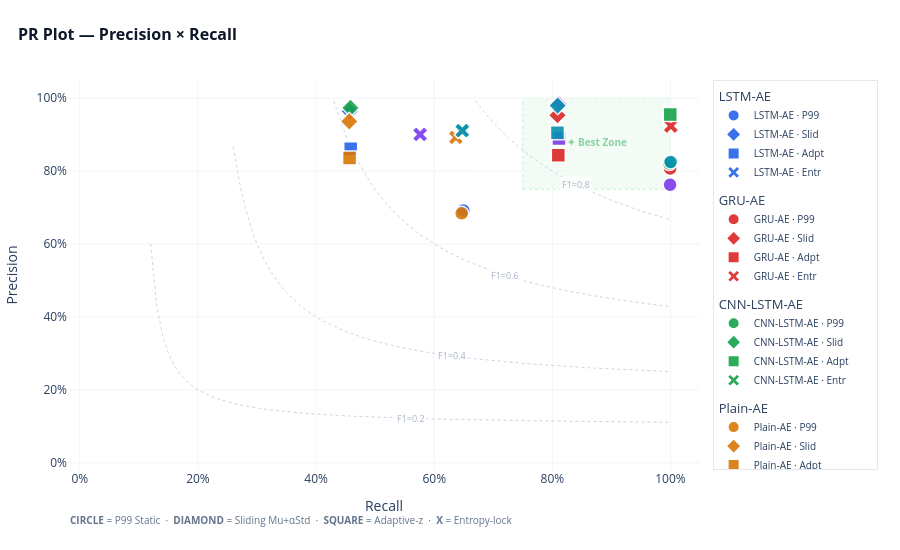

The code cell stored with this chart in its notebook:
### Code cell
import numpy as np
import plotly.graph_objects as go
import random

# --- [FIX: Repeated Division & Out of Bounds Bug] ---
# ใช้ copy เพื่อป้องกันไม่ให้รันซ้ำแล้วค่าโดนหารไปเรื่อยๆ
plot_df = df.copy()

# ตรวจสอบและหาร 100 เฉพาะเมื่อค่าเป็นหลักหน่วย/สิบ (ป้องกันการรันซ้ำใน Cell เดียวกัน)
if plot_df['Precision'].max() > 1.05:
    plot_df['Precision'] = plot_df['Precision'] / 100
if plot_df['Recall'].max() > 1.05:
    plot_df['Recall'] = plot_df['Recall'] / 100

# 1. กำหนดค่าพื้นฐาน
_MODEL_COLORS = ["#2563eb", "#dc2626", "#16a34a", "#d97706", "#7c3aed", "#0891b2", "#db2777", "#65a30d"]
_TH_SYMBOLS = {
    "P99 Static": "circle",
    "Sliding Mu+αStd": "diamond",
    "Adaptive-z": "square",
    "Entropy-lock": "x"
}
_TH_SHORT = {
    "P99 Static": "P99",
    "Sliding Mu+αStd": "Slid",
    "Adaptive-z": "Adpt",
    "Entropy-lock": "Entr"
}

fig = go.Figure()

# 2. F1-Isolines (เส้นโค้งพื้นหลัง)
x_iso = np.linspace(0.01, 1, 100)
for f1 in [0.2, 0.4, 0.6, 0.8]:
    # Precision = (f1 * Recall) / (2 * Recall - f1)
    y_iso = (f1 * x_iso) / (2 * x_iso - f1)
    mask = (y_iso >= 0) & (y_iso <= 1)
    
    rx = x_iso[mask]
    py = y_iso[mask]
    
    if len(rx) > 0:
        fig.add_trace(go.Scatter(
            x=rx, y=py,
            mode="lines",
            line=dict(color="#cbd5e1", width=1, dash="dot"),
            showlegend=False, hoverinfo="skip"
        ))
        
        # [FIX: Dynamic Indexing] เลือกจุดกึ่งกลางของเส้นเพื่อแปะป้าย F1 ป้องกัน IndexError
        label_idx = len(rx) // 2 
        fig.add_annotation(
            x=rx[label_idx], y=py[label_idx],
            text=f"F1={f1}", showarrow=False,
            font=dict(size=9, color="#94a3b8"),
            bgcolor="white", opacity=0.8
        )

# 3. Best Zone Shading & Annotation
fig.add_shape(
    type="rect", x0=0.75, y0=0.75, x1=1.0, y1=1.0,
    fillcolor="rgba(34,197,94,0.06)",
    line=dict(color="rgba(34,197,94,0.25)", width=1, dash="dot"),
    layer="below"
)
fig.add_annotation(
    x=0.875, y=0.88,
    text="✦ Best Zone",
    showarrow=False,
    font=dict(size=10, color="rgba(22,163,74,0.8)", weight="bold"),
    xanchor="center",
    opacity=0.6
)

# 4. วาดจุด (ไม่มี Text ในกราฟตามที่ต้องการ)
models = plot_df['Model'].unique()
for i, model_name in enumerate(models):
    model_data = plot_df[plot_df['Model'] == model_name]
    color = _MODEL_COLORS[i % len(_MODEL_COLORS)]
    
    # วนลูปตาม Threshold เพื่อให้สัญลักษณ์ตรงตามที่กำหนด
    for th_key in _TH_SYMBOLS.keys():
        row = model_data[model_data['Threshold'] == th_key]
        if row.empty: continue
        
        row = row.iloc[0]
        # Jitter เล็กน้อยเพื่อให้เห็นขอบขาวเวลาทับกันเป๊ะๆ
        display_x = row['Recall'] + random.uniform(-0.002, 0.002)
        display_y = row['Precision'] + random.uniform(-0.002, 0.002)
        
        fig.add_trace(go.Scatter(
            x=[display_x],
            y=[display_y],
            mode="markers", # เอา +text ออกแล้ว
            name=f"{model_name} · {_TH_SHORT.get(th_key)}",
            legendgroup=model_name,
            legendgrouptitle=dict(text=model_name) if th_key == "P99 Static" else None,
            marker=dict(
                size=14, 
                color=color, 
                symbol=_TH_SYMBOLS.get(th_key),
                opacity=0.9,
                line=dict(width=1.5, color="white")
            ),
            hovertemplate=(
                f"<b>{model_name}</b><br>"
                f"TH: {th_key}<br>"
                f"Recall: %{{x:.3f}}<br>"
                f"Precision: %{{y:.3f}}<extra></extra>"
            )
        ))

# 5. Layout Setup
fig.update_layout(
    height=550,
    template="plotly_white",
    title=dict(
        text="<b>PR Plot — Precision × Recall</b>",
        font=dict(size=16, color="#0f172a"),
        x=0.02
    ),
    xaxis=dict(
        title="Recall", range=[-0.02, 1.05],
        gridcolor="#f1f5f9", tickformat=".0%", zeroline=False
    ),
    yaxis=dict(
        title="Precision", range=[-0.02, 1.05],
        gridcolor="#f1f5f9", tickformat=".0%", zeroline=False
    ),
    legend=dict(
        tracegroupgap=8, 
        itemsizing='constant',
        font=dict(size=10),
        bordercolor="#e2e8f0", borderwidth=1,
        x=1.02, y=1
    ),
    margin=dict(l=60, r=200, t=80, b=80)
)

# สัญลักษณ์ Legend อ้างอิงด้านล่าง
symbol_hint = " &nbsp;·&nbsp; ".join([f"<b>{v.upper()}</b> = {k}" for k, v in _TH_SYMBOLS.items()])
fig.add_annotation(
    text=symbol_hint, xref="paper", yref="paper",
    x=0, y=-0.15, showarrow=False,
    font=dict(size=10, color="#64748b"), xanchor="left"
)

fig.show()

### Figure 1 — Plotly figure (JSON) as saved in the notebook; plotly's stock layout.template omitted (floating-point values rounded to 4 significant figures)
{"data": [{"hoverinfo": "skip", "line": {"color": "#cbd5e1", "dash": "dot", "width": 1}, "mode": "lines", "showlegend": false, "type": "scatter", "x": [0.12, 0.13, 0.14, 0.15, 0.16, 0.17, 0.18, 0.19, 0.2, 0.21, 0.22, 0.23, 0.24, 0.25, 0.26, 0.27, 0.28, 0.29, 0.3, 0.31, 0.32, 0.33, 0.34, 0.35, 0.36, 0.37, 0.38, 0.39, 0.4, 0.41, 0.42, 0.43, 0.44, 0.45, 0.46, 0.47, 0.48, 0.49, 0.5, 0.51, 0.52, 0.53, 0.54, 0.55, 0.56, 0.57, 0.58, 0.59, 0.6, 0.61, 0.62, 0.63, 0.64, 0.65, 0.66, 0.67, 0.68, 0.69, 0.7, 0.71, 0.72, 0.73, 0.74, 0.75, 0.76, 0.77, 0.78, 0.79, 0.8, 0.81, 0.82, 0.83, 0.84, 0.85, 0.86, 0.87, 0.88, 0.89, 0.9, 0.91, 0.92, 0.93, 0.94, 0.95, 0.96, 0.97, 0.98, 0.99, 1.0], "y": [0.6, 0.4333, 0.35, 0.3, 0.2667, 0.2429, 0.225, 0.2111, 0.2, 0.1909, 0.1833, 0.1769, 0.1714, 0.1667, 0.1625, 0.1588, 0.1556, 0.1526, 0.15, 0.1476, 0.1455, 0.1435, 0.1417, 0.14, 0.1385, 0.137, 0.1357, 0.1345, 0.1333, 0.1323, 0.1313, 0.1303, 0.1294, 0.1286, 0.1278, 0.127, 0.1263, 0.1256, 0.125, 0.1244, 0.1238, 0.1233, 0.1227, 0.1222, 0.1217, 0.1213, 0.1208, 0.1204, 0.12, 0.1196, 0.1192, 0.1189, 0.1185, 0.1182, 0.1179, 0.1175, 0.1172, 0.1169, 0.1167, 0.1164, 0.1161, 0.1159, 0.1156, 0.1154, 0.1152, 0.1149, 0.1147, 0.1145, 0.1143, 0.1141, 0.1139, 0.1137, 0.1135, 0.1133, 0.1132, 0.113, 0.1128, 0.1127, 0.1125, 0.1123, 0.1122, 0.112, 0.1119, 0.1118, 0.1116, 0.1115, 0.1114, 0.1112, 0.1111]}, {"hoverinfo": "skip", "line": {"color": "#cbd5e1", "dash": "dot", "width": 1}, "mode": "lines", "showlegend": false, "type": "scatter", "x": [0.26, 0.27, 0.28, 0.29, 0.3, 0.31, 0.32, 0.33, 0.34, 0.35, 0.36, 0.37, 0.38, 0.39, 0.4, 0.41, 0.42, 0.43, 0.44, 0.45, 0.46, 0.47, 0.48, 0.49, 0.5, 0.51, 0.52, 0.53, 0.54, 0.55, 0.56, 0.57, 0.58, 0.59, 0.6, 0.61, 0.62, 0.63, 0.64, 0.65, 0.66, 0.67, 0.68, 0.69, 0.7, 0.71, 0.72, 0.73, 0.74, 0.75, 0.76, 0.77, 0.78, 0.79, 0.8, 0.81, 0.82, 0.83, 0.84, 0.85, 0.86, 0.87, 0.88, 0.89, 0.9, 0.91, 0.92, 0.93, 0.94, 0.95, 0.96, 0.97, 0.98, 0.99, 1.0], "y": [0.8667, 0.7714, 0.7, 0.6444, 0.6, 0.5636, 0.5333, 0.5077, 0.4857, 0.4667, 0.45, 0.4353, 0.4222, 0.4105, 0.4, 0.3905, 0.3818, 0.3739, 0.3667, 0.36, 0.3538, 0.3481, 0.3429, 0.3379, 0.3333, 0.329, 0.325, 0.3212, 0.3176, 0.3143, 0.3111, 0.3081, 0.3053, 0.3026, 0.3, 0.2976, 0.2952, 0.293, 0.2909, 0.2889, 0.287, 0.2851, 0.2833, 0.2816, 0.28, 0.2784, 0.2769, 0.2755, 0.2741, 0.2727, 0.2714, 0.2702, 0.269, 0.2678, 0.2667, 0.2656, 0.2645, 0.2635, 0.2625, 0.2615, 0.2606, 0.2597, 0.2588, 0.258, 0.2571, 0.2563, 0.2556, 0.2548, 0.2541, 0.2533, 0.2526, 0.2519, 0.2513, 0.2506, 0.25]}, {"hoverinfo": "skip", "line": {"color": "#cbd5e1", "dash": "dot", "width": 1}, "mode": "lines", "showlegend": false, "type": "scatter", "x": [0.43, 0.44, 0.45, 0.46, 0.47, 0.48, 0.49, 0.5, 0.51, 0.52, 0.53, 0.54, 0.55, 0.56, 0.57, 0.58, 0.59, 0.6, 0.61, 0.62, 0.63, 0.64, 0.65, 0.66, 0.67, 0.68, 0.69, 0.7, 0.71, 0.72, 0.73, 0.74, 0.75, 0.76, 0.77, 0.78, 0.79, 0.8, 0.81, 0.82, 0.83, 0.84, 0.85, 0.86, 0.87, 0.88, 0.89, 0.9, 0.91, 0.92, 0.93, 0.94, 0.95, 0.96, 0.97, 0.98, 0.99, 1.0], "y": [0.9923, 0.9429, 0.9, 0.8625, 0.8294, 0.8, 0.7737, 0.75, 0.7286, 0.7091, 0.6913, 0.675, 0.66, 0.6462, 0.6333, 0.6214, 0.6103, 0.6, 0.5903, 0.5812, 0.5727, 0.5647, 0.5571, 0.55, 0.5432, 0.5368, 0.5308, 0.525, 0.5195, 0.5143, 0.5093, 0.5045, 0.5, 0.4957, 0.4915, 0.4875, 0.4837, 0.48, 0.4765, 0.4731, 0.4698, 0.4667, 0.4636, 0.4607, 0.4579, 0.4552, 0.4525, 0.45, 0.4475, 0.4452, 0.4429, 0.4406, 0.4385, 0.4364, 0.4343, 0.4324, 0.4304, 0.4286]}, {"hoverinfo": "skip", "line": {"color": "#cbd5e1", "dash": "dot", "width": 1}, "mode": "lines", "showlegend": false, "type": "scatter", "x": [0.67, 0.68, 0.69, 0.7, 0.71, 0.72, 0.73, 0.74, 0.75, 0.76, 0.77, 0.78, 0.79, 0.8, 0.81, 0.82, 0.83, 0.84, 0.85, 0.86, 0.87, 0.88, 0.89, 0.9, 0.91, 0.92, 0.93, 0.94, 0.95, 0.96, 0.97, 0.98, 0.99, 1.0], "y": [0.9926, 0.9714, 0.9517, 0.9333, 0.9161, 0.9, 0.8848, 0.8706, 0.8571, 0.8444, 0.8324, 0.8211, 0.8103, 0.8, 0.7902, 0.781, 0.7721, 0.7636, 0.7556, 0.7478, 0.7404, 0.7333, 0.7265, 0.72, 0.7137, 0.7077, 0.7019, 0.6963, 0.6909, 0.6857, 0.6807, 0.6759, 0.6712, 0.6667]}, {"hovertemplate": "<b>LSTM-AE</b><br>TH: P99 Static<br>Recall: %{x:.3f}<br>Precision: %{y:.3f}<extra></extra>", "legendgroup": "LSTM-AE", "legendgrouptitle": {"text": "LSTM-AE"}, "marker": {"color": "#2563eb", "line": {"color": "white", "width": 1.5}, "opacity": 0.9, "size": 14, "symbol": "circle"}, "mode": "markers", "name": "LSTM-AE · P99", "type": "scatter", "x": [0.6494], "y": [0.6923]}, {"hovertemplate": "<b>LSTM-AE</b><br>TH: Sliding Mu+αStd<br>Recall: %{x:.3f}<br>Precision: %{y:.3f}<extra></extra>", "legendgroup": "LSTM-AE", "marker": {"color": "#2563eb", "line": {"color": "white", "width": 1.5}, "opacity": 0.9, "size": 14, "symbol": "diamond"}, "mode": "markers", "name": "LSTM-AE · Slid", "type": "scatter", "x": [0.457], "y": [0.9642]}, {"hovertemplate": "<b>LSTM-AE</b><br>TH: Adaptive-z<br>Recall: %{x:.3f}<br>Precision: %{y:.3f}<extra></extra>", "legendgroup": "LSTM-AE", "marker": {"color": "#2563eb", "line": {"color": "white", "width": 1.5}, "opacity": 0.9, "size": 14, "symbol": "square"}, "mode": "markers", "name": "LSTM-AE · Adpt", "type": "scatter", "x": [0.4587], "y": [0.8611]}, {"hovertemplate": "<b>LSTM-AE</b><br>TH: Entropy-lock<br>Recall: %{x:.3f}<br>Precision: %{y:.3f}<extra></extra>", "legendgroup": "LSTM-AE", "marker": {"color": "#2563eb", "line": {"color": "white", "width": 1.5}, "opacity": 0.9, "size": 14, "symbol": "x"}, "mode": "markers", "name": "LSTM-AE · Entr", "type": "scatter", "x": [0.6486], "y": [0.915]}, {"hovertemplate": "<b>GRU-AE</b><br>TH: P99 Static<br>Recall: %{x:.3f}<br>Precision: %{y:.3f}<extra></extra>", "legendgroup": "GRU-AE", "legendgrouptitle": {"text": "GRU-AE"}, "marker": {"color": "#dc2626", "line": {"color": "white", "width": 1.5}, "opacity": 0.9, "size": 14, "symbol": "circle"}, "mode": "markers", "name": "GRU-AE · P99", "type": "scatter", "x": [0.9994], "y": [0.8071]}, {"hovertemplate": "<b>GRU-AE</b><br>TH: Sliding Mu+αStd<br>Recall: %{x:.3f}<br>Precision: %{y:.3f}<extra></extra>", "legendgroup": "GRU-AE", "marker": {"color": "#dc2626", "line": {"color": "white", "width": 1.5}, "opacity": 0.9, "size": 14, "symbol": "diamond"}, "mode": "markers", "name": "GRU-AE · Slid", "type": "scatter", "x": [0.8087], "y": [0.9533]}, {"hovertemplate": "<b>GRU-AE</b><br>TH: Adaptive-z<br>Recall: %{x:.3f}<br>Precision: %{y:.3f}<extra></extra>", "legendgroup": "GRU-AE", "marker": {"color": "#dc2626", "line": {"color": "white", "width": 1.5}, "opacity": 0.9, "size": 14, "symbol": "square"}, "mode": "markers", "name": "GRU-AE · Adpt", "type": "scatter", "x": [0.8101], "y": [0.8434]}, {"hovertemplate": "<b>GRU-AE</b><br>TH: Entropy-lock<br>Recall: %{x:.3f}<br>Precision: %{y:.3f}<extra></extra>", "legendgroup": "GRU-AE", "marker": {"color": "#dc2626", "line": {"color": "white", "width": 1.5}, "opacity": 0.9, "size": 14, "symbol": "x"}, "mode": "markers", "name": "GRU-AE · Entr", "type": "scatter", "x": [1.001], "y": [0.9235]}, {"hovertemplate": "<b>CNN-LSTM-AE</b><br>TH: P99 Static<br>Recall: %{x:.3f}<br>Precision: %{y:.3f}<extra></extra>", "legendgroup": "CNN-LSTM-AE", "legendgrouptitle": {"text": "CNN-LSTM-AE"}, "marker": {"color": "#16a34a", "line": {"color": "white", "width": 1.5}, "opacity": 0.9, "size": 14, "symbol": "circle"}, "mode": "markers", "name": "CNN-LSTM-AE · P99", "type": "scatter", "x": [0.9982], "y": [0.821]}, {"hovertemplate": "<b>CNN-LSTM-AE</b><br>TH: Sliding Mu+αStd<br>Recall: %{x:.3f}<br>Precision: %{y:.3f}<extra></extra>", "legendgroup": "CNN-LSTM-AE", "marker": {"color": "#16a34a", "line": {"color": "white", "width": 1.5}, "opacity": 0.9, "size": 14, "symbol": "diamond"}, "mode": "markers", "name": "CNN-LSTM-AE · Slid", "type": "scatter", "x": [0.4582], "y": [0.9735]}, {"hovertemplate": "<b>CNN-LSTM-AE</b><br>TH: Adaptive-z<br>Recall: %{x:.3f}<br>Precision: %{y:.3f}<extra></extra>", "legendgroup": "CNN-LSTM-AE", "marker": {"color": "#16a34a", "line": {"color": "white", "width": 1.5}, "opacity": 0.9, "size": 14, "symbol": "square"}, "mode": "markers", "name": "CNN-LSTM-AE · Adpt", "type": "scatter", "x": [0.9997], "y": [0.9553]}, {"hovertemplate": "<b>CNN-LSTM-AE</b><br>TH: Entropy-lock<br>Recall: %{x:.3f}<br>Precision: %{y:.3f}<extra></extra>", "legendgroup": "CNN-LSTM-AE", "marker": {"color": "#16a34a", "line": {"color": "white", "width": 1.5}, "opacity": 0.9, "size": 14, "symbol": "x"}, "mode": "markers", "name": "CNN-LSTM-AE · Entr", "type": "scatter", "x": [0.6493], "y": [0.9118]}, {"hovertemplate": "<b>Plain-AE</b><br>TH: P99 Static<br>Recall: %{x:.3f}<br>Precision: %{y:.3f}<extra></extra>", "legendgroup": "Plain-AE", "legendgrouptitle": {"text": "Plain-AE"}, "marker": {"color": "#d97706", "line": {"color": "white", "width": 1.5}, "opacity": 0.9, "size": 14, "symbol": "circle"}, "mode": "markers", "name": "Plain-AE · P99", "type": "scatter", "x": [0.6466], "y": [0.6841]}, {"hovertemplate": "<b>Plain-AE</b><br>TH: Sliding Mu+αStd<br>Recall: %{x:.3f}<br>Precision: %{y:.3f}<extra></extra>", "legendgroup": "Plain-AE", "marker": {"color": "#d97706", "line": {"color": "white", "width": 1.5}, "opacity": 0.9, "size": 14, "symbol": "diamond"}, "mode": "markers", "name": "Plain-AE · Slid", "type": "scatter", "x": [0.4561], "y": [0.9365]}, {"hovertemplate": "<b>Plain-AE</b><br>TH: Adaptive-z<br>Recall: %{x:.3f}<br>Precision: %{y:.3f}<extra></extra>", "legendgroup": "Plain-AE", "marker": {"color": "#d97706", "line": {"color": "white", "width": 1.5}, "opacity": 0.9, "size": 14, "symbol": "square"}, "mode": "markers", "name": "Plain-AE · Adpt", "type": "scatter", "x": [0.4567], "y": [0.8363]}, {"hovertemplate": "<b>Plain-AE</b><br>TH: Entropy-lock<br>Recall: %{x:.3f}<br>Precision: %{y:.3f}<extra></extra>", "legendgroup": "Plain-AE", "marker": {"color": "#d97706", "line": {"color": "white", "width": 1.5}, "opacity": 0.9, "size": 14, "symbol": "x"}, "mode": "markers", "name": "Plain-AE · Entr", "type": "scatter", "x": [0.6367], "y": [0.8925]}, {"hovertemplate": "<b>Plain-LSTM</b><br>TH: P99 Static<br>Recall: %{x:.3f}<br>Precision: %{y:.3f}<extra></extra>", "legendgroup": "Plain-LSTM", "legendgrouptitle": {"text": "Plain-LSTM"}, "marker": {"color": "#7c3aed", "line": {"color": "white", "width": 1.5}, "opacity": 0.9, "size": 14, "symbol": "circle"}, "mode": "markers", "name": "Plain-LSTM · P99", "type": "scatter", "x": [0.9993], "y": [0.7626]}, {"hovertemplate": "<b>Plain-LSTM</b><br>TH: Sliding Mu+αStd<br>Recall: %{x:.3f}<br>Precision: %{y:.3f}<extra></extra>", "legendgroup": "Plain-LSTM", "marker": {"color": "#7c3aed", "line": {"color": "white", "width": 1.5}, "opacity": 0.9, "size": 14, "symbol": "diamond"}, "mode": "markers", "name": "Plain-LSTM · Slid", "type": "scatter", "x": [0.8106], "y": [0.9839]}, {"hovertemplate": "<b>Plain-LSTM</b><br>TH: Adaptive-z<br>Recall: %{x:.3f}<br>Precision: %{y:.3f}<extra></extra>", "legendgroup": "Plain-LSTM", "marker": {"color": "#7c3aed", "line": {"color": "white", "width": 1.5}, "opacity": 0.9, "size": 14, "symbol": "square"}, "mode": "markers", "name": "Plain-LSTM · Adpt", "type": "scatter", "x": [0.8112], "y": [0.8893]}, {"hovertemplate": "<b>Plain-LSTM</b><br>TH: Entropy-lock<br>Recall: %{x:.3f}<br>Precision: %{y:.3f}<extra></extra>", "legendgroup": "Plain-LSTM", "marker": {"color": "#7c3aed", "line": {"color": "white", "width": 1.5}, "opacity": 0.9, "size": 14, "symbol": "x"}, "mode": "markers", "name": "Plain-LSTM · Entr", "type": "scatter", "x": [0.5762], "y": [0.9005]}, {"hovertemplate": "<b>LSTM-Attention-AE</b><br>TH: P99 Static<br>Recall: %{x:.3f}<br>Precision: %{y:.3f}<extra></extra>", "legendgroup": "LSTM-Attention-AE", "legendgrouptitle": {"text": "LSTM-Attention-AE"}, "marker": {"color": "#0891b2", "line": {"color": "white", "width": 1.5}, "opacity": 0.9, "size": 14, "symbol": "circle"}, "mode": "markers", "name": "LSTM-Attention-AE · P99", "type": "scatter", "x": [1.0], "y": [0.8249]}, {"hovertemplate": "<b>LSTM-Attention-AE</b><br>TH: Sliding Mu+αStd<br>Recall: %{x:.3f}<br>Precision: %{y:.3f}<extra></extra>", "legendgroup": "LSTM-Attention-AE", "marker": {"color": "#0891b2", "line": {"color": "white", "width": 1.5}, "opacity": 0.9, "size": 14, "symbol": "diamond"}, "mode": "markers", "name": "LSTM-Attention-AE · Slid", "type": "scatter", "x": [0.809], "y": [0.9797]}, {"hovertemplate": "<b>LSTM-Attention-AE</b><br>TH: Adaptive-z<br>Recall: %{x:.3f}<br>Precision: %{y:.3f}<extra></extra>", "legendgroup": "LSTM-Attention-AE", "marker": {"color": "#0891b2", "line": {"color": "white", "width": 1.5}, "opacity": 0.9, "size": 14, "symbol": "square"}, "mode": "markers", "name": "LSTM-Attention-AE · Adpt", "type": "scatter", "x": [0.8086], "y": [0.9051]}, {"hovertemplate": "<b>LSTM-Attention-AE</b><br>TH: Entropy-lock<br>Recall: %{x:.3f}<br>Precision: %{y:.3f}<extra></extra>", "legendgroup": "LSTM-Attention-AE", "marker": {"color": "#0891b2", "line": {"color": "white", "width": 1.5}, "opacity": 0.9, "size": 14, "symbol": "x"}, "mode": "markers", "name": "LSTM-Attention-AE · Entr", "type": "scatter", "x": [0.6474], "y": [0.9108]}], "layout": {"annotations": [{"bgcolor": "white", "font": {"color": "#94a3b8", "size": 9}, "opacity": 0.8, "showarrow": false, "text": "F1=0.2", "x": 0.56, "y": 0.1217}, {"bgcolor": "white", "font": {"color": "#94a3b8", "size": 9}, "opacity": 0.8, "showarrow": false, "text": "F1=0.4", "x": 0.63, "y": 0.293}, {"bgcolor": "white", "font": {"color": "#94a3b8", "size": 9}, "opacity": 0.8, "showarrow": false, "text": "F1=0.6", "x": 0.72, "y": 0.5143}, {"bgcolor": "white", "font": {"color": "#94a3b8", "size": 9}, "opacity": 0.8, "showarrow": false, "text": "F1=0.8", "x": 0.84, "y": 0.7636}, {"font": {"color": "rgba(22,163,74,0.8)", "size": 10, "weight": "bold"}, "opacity": 0.6, "showarrow": false, "text": "✦ Best Zone", "x": 0.875, "xanchor": "center", "y": 0.88}, {"font": {"color": "#64748b", "size": 10}, "showarrow": false, "text": "<b>CIRCLE</b> = P99 Static &nbsp;·&nbsp; <b>DIAMOND</b> = Sliding Mu+αStd &nbsp;·&nbsp; <b>SQUARE</b> = Adaptive-z &nbsp;·&nbsp; <b>X</b> = Entropy-lock", "x": 0, "xanchor": "left", "xref": "paper", "y": -0.15, "yref": "paper"}], "height": 550, "legend": {"bordercolor": "#e2e8f0", "borderwidth": 1, "font": {"size": 10}, "itemsizing": "constant", "tracegroupgap": 8, "x": 1.02, "y": 1}, "margin": {"b": 80, "l": 60, "r": 200, "t": 80}, "shapes": [{"fillcolor": "rgba(34,197,94,0.06)", "layer": "below", "line": {"color": "rgba(34,197,94,0.25)", "dash": "dot", "width": 1}, "type": "rect", "x0": 0.75, "x1": 1, "y0": 0.75, "y1": 1}], "title": {"font": {"color": "#0f172a", "size": 16}, "text": "<b>PR Plot — Precision × Recall</b>", "x": 0.02}, "xaxis": {"gridcolor": "#f1f5f9", "range": [-0.02, 1.05], "tickformat": ".0%", "title": {"text": "Recall"}, "zeroline": false}, "yaxis": {"gridcolor": "#f1f5f9", "range": [-0.02, 1.05], "tickformat": ".0%", "title": {"text": "Precision"}, "zeroline": false}}}
